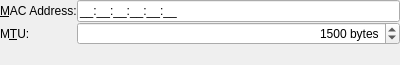
<ui version="4.0" >
 <class>Settings8023Ethernet</class>
 <widget class="QWidget" name="Settings8023Ethernet" >
  <property name="geometry" >
   <rect>
    <x>0</x>
    <y>0</y>
    <width>400</width>
    <height>65</height>
   </rect>
  </property>
  <property name="windowTitle" >
   <string>Ethernet</string>
  </property>
  <layout class="QVBoxLayout" name="verticalLayout" >
   <property name="spacing" >
    <number>0</number>
   </property>
   <property name="margin" >
    <number>0</number>
   </property>
   <item>
    <layout class="QGridLayout" name="gridLayout" >
     <item row="0" column="0" >
      <widget class="QLabel" name="label" >
       <property name="toolTip" >
        <string>Example: 11:22:33:44:55:66</string>
       </property>
       <property name="text" >
        <string>&amp;MAC Address:</string>
       </property>
       <property name="buddy" >
        <cstring>kcfg_macaddress</cstring>
       </property>
      </widget>
     </item>
     <item row="0" column="1" >
      <widget class="QLineEdit" name="kcfg_macaddress" >
       <property name="toolTip" >
        <string>Override hardware address</string>
       </property>
       <property name="whatsThis" >
        <string>Some network interfaces allow their hardware address to be changed using this setting.</string>
       </property>
       <property name="inputMask" >
        <string>HH:HH:HH:HH:HH:HH;_</string>
       </property>
      </widget>
     </item>
     <item row="1" column="0" >
      <widget class="QLabel" name="label_2" >
       <property name="toolTip" >
        <string>Maximum Transfer Unit (bytes)</string>
       </property>
       <property name="text" >
        <string>M&amp;TU:</string>
       </property>
       <property name="buddy" >
        <cstring>kcfg_mtu</cstring>
       </property>
      </widget>
     </item>
     <item row="1" column="1" >
      <widget class="QSpinBox" name="kcfg_mtu" >
       <property name="toolTip" >
        <string>Maximum Transmission Unit</string>
       </property>
       <property name="whatsThis" >
        <string>Sets the size of the largest packet that can be transmitted on this network. '0' sets the MTU automatically.</string>
       </property>
       <property name="alignment" >
        <set>Qt::AlignRight|Qt::AlignTrailing|Qt::AlignVCenter</set>
       </property>
       <property name="suffix" >
        <string> bytes</string>
       </property>
       <property name="maximum" >
        <number>10000</number>
       </property>
       <property name="singleStep" >
        <number>10</number>
       </property>
       <property name="value" >
        <number>1500</number>
       </property>
      </widget>
     </item>
    </layout>
   </item>
   <item>
    <spacer name="verticalSpacer" >
     <property name="orientation" >
      <enum>Qt::Vertical</enum>
     </property>
     <property name="sizeHint" stdset="0" >
      <size>
       <width>20</width>
       <height>91</height>
      </size>
     </property>
    </spacer>
   </item>
  </layout>
 </widget>
 <resources/>
 <connections/>
</ui>
